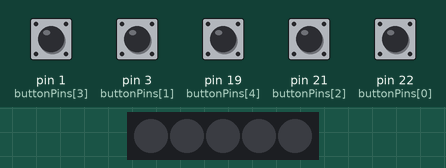
Recording of a sketch running on a simulated Arduino Mega 2560, built with avr-gcc and run on an emulated ATmega2560. On the bench: 5 RGB LEDs in strip order, left to right. The inputs (shaded band) are chosen by the test bench; at power-on: pin 1 (buttonPins[3]), pin 3 (buttonPins[1]), pin 19 (buttonPins[4]), pin 21 (buttonPins[2]), pin 22 (buttonPins[0]) HIGH.

Above: at 1.2 s.
1.3 s: pin 1 (buttonPins[3]) pulled LOW for 0.15 s
At 2.4 s:
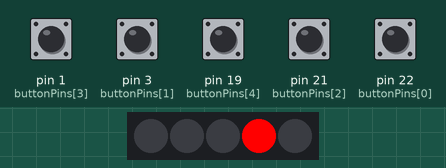
2.9 s: pin 3 (buttonPins[1]) pulled LOW for 0.15 s
At 3.6 s:
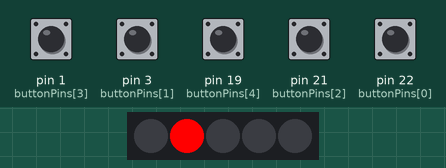
4.5 s: pin 19 (buttonPins[4]) pulled LOW for 0.15 s
At 4.8 s:
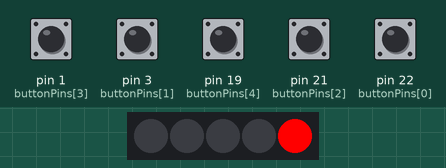
6.1 s: pin 21 (buttonPins[2]) pulled LOW for 0.15 s
At 7.2 s:
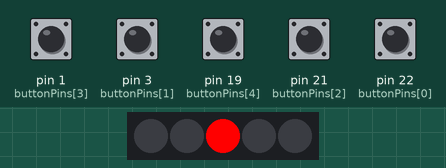
7.7 s: pin 22 (buttonPins[0]) pulled LOW for 0.15 s
At 8.5 s:
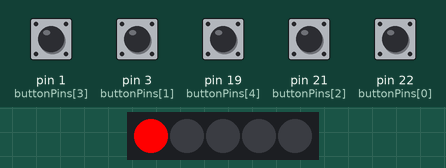
Timing chart, 0 to 10.3 s (numbered marks = the images above; inputs shaded):
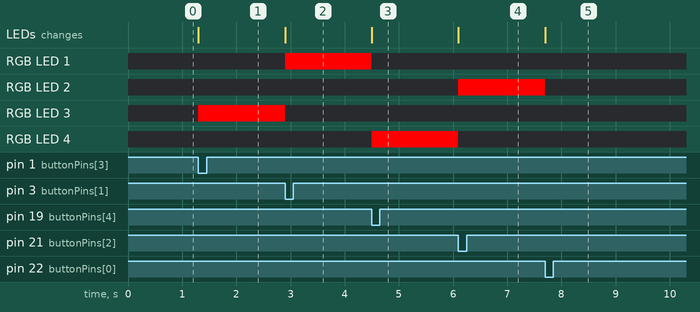

The sketch:

button_leds_calibration_copy_20230914140309.ino
```cpp
#include <Adafruit_NeoPixel.h>

#define NUM_LEDS 5
#define LED_PIN 2
#define BUTTON_COUNT 5

const int buttonPins[BUTTON_COUNT] = {22, 3, 21, 1, 19};

Adafruit_NeoPixel strip = Adafruit_NeoPixel(NUM_LEDS, LED_PIN, NEO_GRB + NEO_KHZ800);

void setup() {
  for (int i = 0; i < BUTTON_COUNT; i++) {
    pinMode(buttonPins[i], INPUT_PULLUP);
  }

  strip.begin();
  strip.show(); // Initialize all pixels to 'off'
}

void loop() {
  for (int i = 0; i < BUTTON_COUNT; i++) {
    if (digitalRead(buttonPins[i]) == LOW) { // Button pressed
      lightLED(i);
    }
  }
}

void lightLED(int ledNum) {
  strip.clear(); // Turn off all LEDs
  strip.setPixelColor(ledNum, strip.Color(255, 0, 0));  // Light up the desired LED in red
  strip.show();
}
```

Measured:
- after the input at 1.3 s, RGB LED 3: off → RGB(255, 0, 0) at once; the LEDs: change at once (image 1)
- after the input at 2.9 s, RGB LED 1: off → RGB(255, 0, 0) at once; RGB LED 3: RGB(255, 0, 0) → off at once; the LEDs: change at once (image 2)
- after the input at 4.5 s, RGB LED 1: RGB(255, 0, 0) → off at once; RGB LED 4: off → RGB(255, 0, 0) at once; the LEDs: change at once (image 3)
- after the input at 6.1 s, RGB LED 2: off → RGB(255, 0, 0) at once; RGB LED 4: RGB(255, 0, 0) → off at once; the LEDs: change at once (image 4)
- after the input at 7.7 s, RGB LED 2: RGB(255, 0, 0) → off at once; the LEDs: change at once (image 5)
